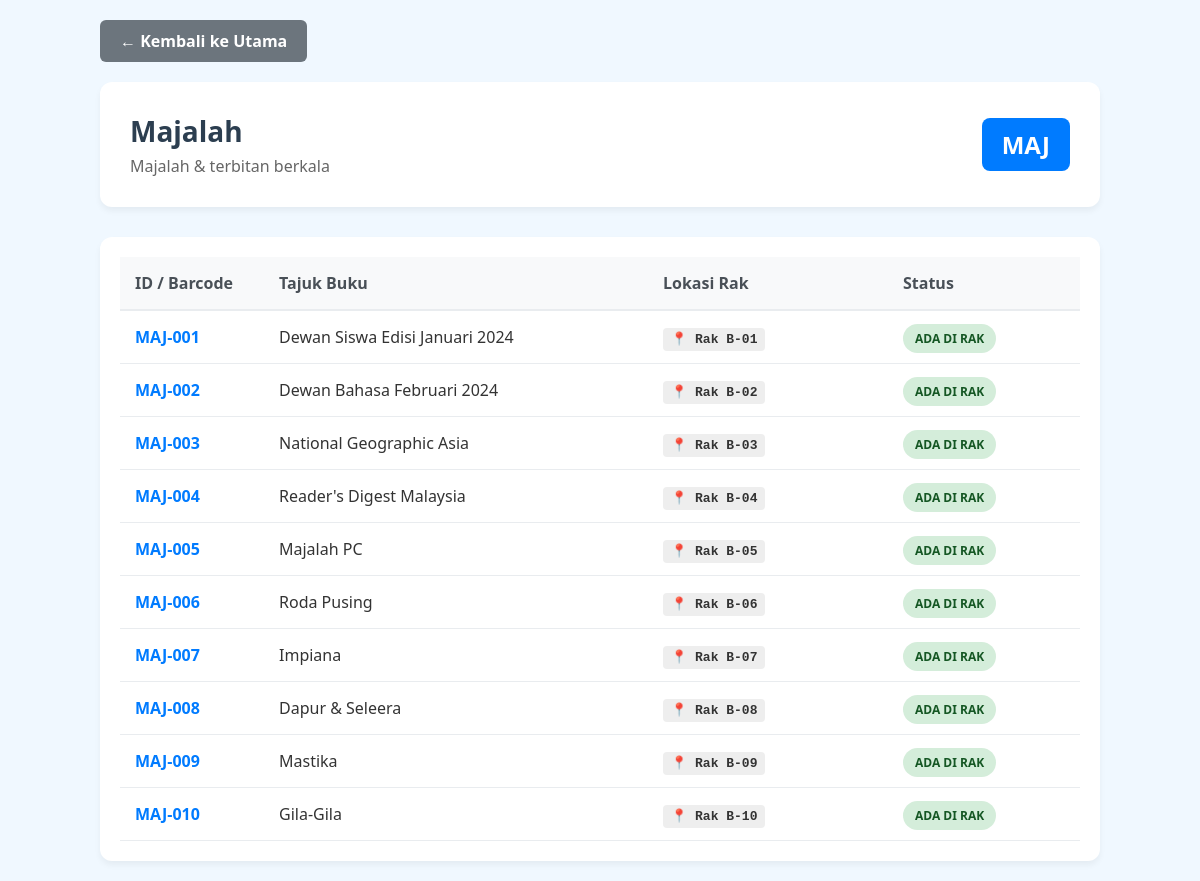
/category_list.php?code=MAJ, run on the app's committed database.
### tables this page shows
CREATE TABLE
  `categories` (
    `category_code` varchar(5) NOT NULL,
    `category_name` varchar(50) NOT NULL,
    `sub_text` varchar(100) DEFAULT NULL
  );

CREATE TABLE
  `books` (
    `book_id` varchar(20) NOT NULL,
    `title` varchar(255) NOT NULL,
    `category_code` varchar(5) NOT NULL,
    `shelf_location` varchar(50) DEFAULT NULL,
    `is_available` tinyint (1) DEFAULT 1,
    `created_at` timestamp NOT NULL DEFAULT current_timestamp()
  );

### category_list.php (the view, shortened to what this page needs)
<?php
require 'db.php';
$category_code = isset($_GET['code']) ? $_GET['code'] : '';
function getCategoryInfo($conn, $code)
{
    $stmt = $conn->prepare("SELECT * FROM categories WHERE category_code = :code");
    $stmt->execute([':code' => $code]);
    return $stmt->fetch(PDO::FETCH_ASSOC);
}
function getBooksByCategory($conn, $code)
{
    $stmt = $conn->prepare("SELECT * FROM books WHERE category_code = :code ORDER BY shelf_location ASC");
    $stmt->execute([':code' => $code]);
    return $stmt->fetchAll(PDO::FETCH_ASSOC);
}
$category = getCategoryInfo($conn, $category_code);
$books = getBooksByCategory($conn, $category_code);
?>
<!DOCTYPE html>
<html lang="en">
<head>
</head>
<body>
    <div class="container">
        <a href="index.php" class="btn-back">← Kembali ke Utama</a>
        <div class="page-header">
            <div class="header-content">
                <h1><?php echo htmlspecialchars($category['category_name']); ?></h1>
                <p><?php echo htmlspecialchars($category['sub_text']); ?></p>
            </div>
            <div class="header-code">
                <?php echo htmlspecialchars($category['category_code']); ?>
            </div>
        </div>
        <div class="table-container">
            <?php if (count($books) > 0): ?>
                <table>
                    <thead>
                        <tr>
                            <th width="15%">ID / Barcode</th>
                            <th width="40%">Tajuk Buku</th>
                            <th width="25%">Lokasi Rak</th>
                            <th width="20%">Status</th>
                        </tr>
                    </thead>
                    <tbody>
                        <?php foreach ($books as $book): ?>
                            <tr>
                                <td style="font-weight:bold; color:#007bff;">
                                    <?php echo htmlspecialchars($book['book_id']); ?>
                                </td>
                                <td>
                                    <?php echo htmlspecialchars($book['title']); ?>
                                </td>
                                <td>
                                    <span class="rack-loc">📍 <?php echo htmlspecialchars($book['shelf_location']); ?></span>
                                </td>
                                <td>
                                    <?php if ($book['is_available'] == 1): ?>
                                        <span class="badge badge-available">Ada di Rak</span>
                                    <?php else: ?>
                                        <span class="badge badge-borrowed">Sedang Dipinjam</span>
                                    <?php endif; ?>
                                </td>
                            </tr>
                        <?php endforeach; ?>
                    </tbody>
                </table>
            <?php else: ?>
                <div style="text-align:center; padding: 40px; color: #888;">
                    <p>Tiada buku didaftarkan untuk kategori ini lagi.</p>
                </div>
            <?php endif; ?>
        </div>
    </div>
</body>
</html>

### category_list.php (style rules this page uses)
* { box-sizing: border-box; }
body { font-family: 'Segoe UI', Tahoma, Geneva, Verdana, sans-serif; background-color: #f0f8ff; margin: 0; padding: 20px; color: #333; }
.container { max-width: 1000px; margin: 0 auto; }
.page-header { background: white; padding: 30px; border-radius: 12px; box-shadow: 0 4px 6px rgba(0, 0, 0, 0.05); margin-bottom: 30px; display: flex; justify-content: space-between; align-items: center; }
.header-content h1 { margin: 0; color: #2c3e50; font-size: 28px; }
.header-content p { margin: 5px 0 0 0; color: #666; }
.header-code { background-color: #007bff; color: white; padding: 10px 20px; border-radius: 8px; font-size: 24px; font-weight: bold; }
.btn-back { display: inline-block; text-decoration: none; background-color: #6c757d; color: white; padding: 10px 20px; border-radius: 6px; font-weight: bold; margin-bottom: 20px; transition: background 0.2s; }
.table-container { background: white; padding: 20px; border-radius: 12px; box-shadow: 0 4px 6px rgba(0, 0, 0, 0.05); }
table { width: 100%; border-collapse: collapse; }
thead tr { background-color: #f8f9fa; border-bottom: 2px solid #e9ecef; }
th { text-align: left; padding: 15px; color: #495057; font-weight: 700; }
td { padding: 15px; border-bottom: 1px solid #e9ecef; vertical-align: middle; }
.badge { padding: 6px 12px; border-radius: 20px; font-size: 12px; font-weight: bold; text-transform: uppercase; }
.badge-available { background-color: #d4edda; color: #155724; }
.rack-loc { font-family: monospace; background: #eee; padding: 4px 8px; border-radius: 4px; font-weight: bold; color: #333; }

### data on the page
categories: category_name "Majalah", sub_text "Majalah & terbitan berkala", category_code "MAJ"
books: book_id "MAJ-001", title "Dewan Siswa Edisi Januari 2024", shelf_location "Rak B-01", is_available "ADA DI RAK"
books: book_id "MAJ-002", title "Dewan Bahasa Februari 2024", shelf_location "Rak B-02", is_available "ADA DI RAK"
books: book_id "MAJ-003", title "National Geographic Asia", shelf_location "Rak B-03", is_available "ADA DI RAK"
books: book_id "MAJ-004", title "Reader's Digest Malaysia", shelf_location "Rak B-04", is_available "ADA DI RAK"
books: book_id "MAJ-005", title "Majalah PC", shelf_location "Rak B-05", is_available "ADA DI RAK"
books: book_id "MAJ-006", title "Roda Pusing", shelf_location "Rak B-06", is_available "ADA DI RAK"
books: book_id "MAJ-007", title "Impiana", shelf_location "Rak B-07", is_available "ADA DI RAK"
books: book_id "MAJ-008", title "Dapur & Seleera", shelf_location "Rak B-08", is_available "ADA DI RAK"
books: book_id "MAJ-009", title "Mastika", shelf_location "Rak B-09", is_available "ADA DI RAK"
books: book_id "MAJ-010", title "Gila-Gila", shelf_location "Rak B-10", is_available "ADA DI RAK"
